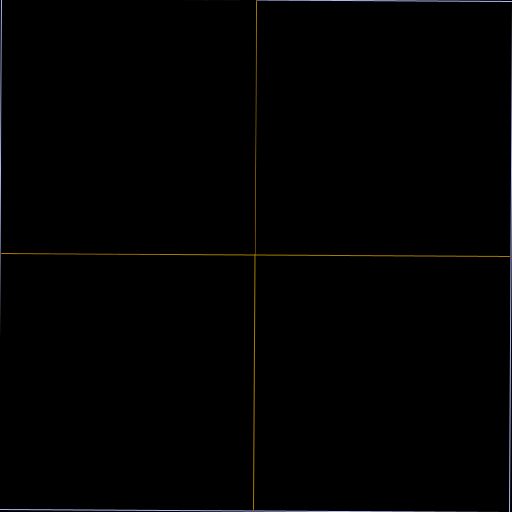
Frame 1 (no input)
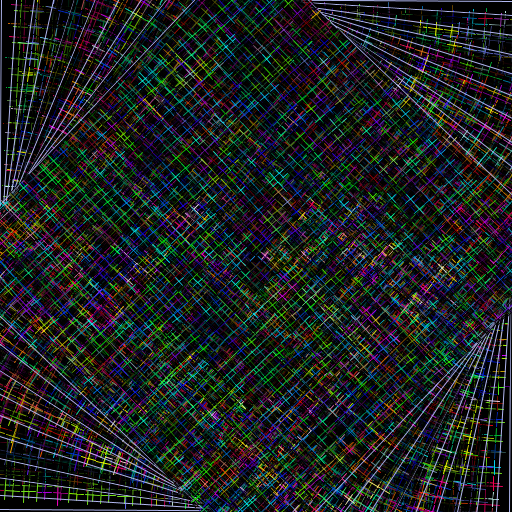
Frame 60 (the mouse pressed at the canvas centre just before this capture)
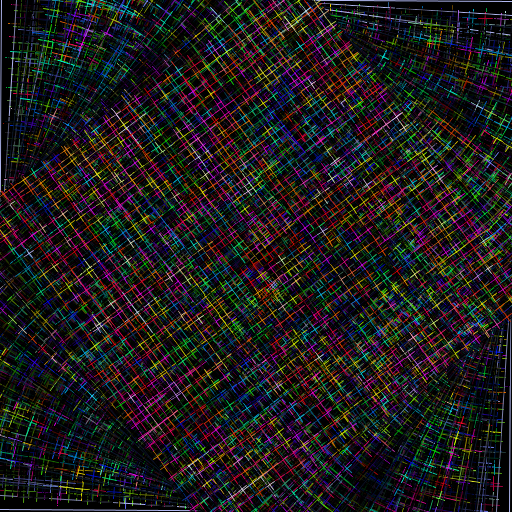
Frame 120 (the mouse held since frame 60 and released just before this capture)

The Processing sketch that drew these frames (run headless with seeded random() and noise(); from frame 60 on, the mouse is pressed at the canvas centre):

// Processing sketch: processing_107263
// ── processing_107263.pde

// notte
// by azathoth 2013

int min_dist = 20;
int max_val = 255;

float divisor;
color carpet_color;

float t;

ArrayList coords;

void setup()
{
  size(512, 512);
  frameRate(25);
  colorMode(HSB, max_val);
  smooth();
  carpet_color = color(random(1,max_val),random(1,max_val),random(1,max_val));
  divisor = 1;
  
  t = 0;
  
  background(0);
  //smooth();
  
  coords = new ArrayList();
}

void mousePressed()
{
  //int t0 = millis();
  setup();
  carpet_init();
  //println(millis()-t0);
}


boolean paused = false;
void keyPressed()
{
  if(key==' ')
  {
    if(paused)
      loop();
    else
      noLoop();
    
    paused = !paused;
  }
}

float scale_factor;
void draw()
{
  t += 1.0/frameRate;
  
  //float alpha = t*0.4;
  float alpha = int(random(4))*PI/2 + t*0.4;
  
  /*
  float mx = 2.0*float(mouseX)/width -1.0;
  float my = 2.0*float(mouseY)/height -1.0;
  float alpha = int(random(4))*PI/2 + t*0.4*(sqrt(mx*mx+my*my));
  //*/
  
  /*
  float mx = 2.0*float(mouseX)/width -1.0;
  float my = 2.0*float(mouseY)/height -1.0;
  float alpha = atan2(my,mx);
  //*/
  
  pushMatrix();
  translate(width/2, height/2);
  rotate(alpha);
  //scale_factor = 0.75 + 0.5*sin(t);
  //scale_factor = 0.4/(0.2+6.0*cos(t*0.2)*cos(t*0.2));
  scale_factor = cos(t*0.2)*cos(t*0.2);
  scale(scale_factor,scale_factor);
  translate(-width/2, -height/2);
  
  
  
  if(coords.size()==0)
  {
    //background(0);
    carpet_init();
  }
  ArrayList old_coords = coords;
  coords = new ArrayList();
  for(int i=0; i<old_coords.size(); i++)
  {
    int[] p = (int[])old_coords.get(i);
    carpet_cross(p[0],p[1], p[2],p[3]);
  }
  //println(frameRate);
  
  popMatrix();
}

void carpet_init()
{
  float variability = 0.0001;
  carpet_color = color(
                        (hue(carpet_color)+variability*random(0,255))%max_val,
                        (saturation(carpet_color)+variability*random(0,255))%max_val,
                        (brightness(carpet_color)+variability*random(0,255))%max_val
                       );
  divisor += random(-2,2);
  if(divisor<1) divisor=1;
  if(divisor>16) divisor=16;
  stroke(carpet_color);
  
  int x0 = 0;
  int y0 = 0;
  int x1 = width-1;
  int y1 = height-1;
  
  line(x0,y0, x0,y1);
  line(x0,y1, x1,y1);
  line(x1,y1, x1,y0);
  line(x1,y0, x0,y0);
  
  add_cross(x0,x1, y0,y1);
}

void add_cross(int x0, int x1, int y0, int y1)
{
  int[] p = new int[4];
  p[0] = x0;
  p[1] = x1;
  p[2] = y0;
  p[3] = y1;
  coords.add(p);
  //carpet_cross(x0, x1, y0, y1);
}

void carpet_cross(int x0, int x1, int y0, int y1)
{
  int xM = (x0+x1)/2;
  int yM = (y0+y1)/2;
  
  color c = floor((get(x0,y0) + get(x1,y1) + get(x0,y1) + get(x1,y0))/divisor);
  c = color(hue(c), saturation(c)*2, brightness(c));
  
  stroke(c);
  
  line(x0+1, yM, x1-1, yM);
  line(xM, y0+1, xM, y1-1);
  
  stroke(0);
  fill(0,0,0, 75); //60
  quad( x0+1,y0+1,
        x0+1,yM-1,
        xM-1,yM-1,
        xM-1,y0+1
        );
  stroke(c);
  
  if( x1-x0>min_dist && y1-y0>min_dist)
  {
    add_cross(x0,xM, y0,yM);
    add_cross(x0,xM, yM,y1);
    add_cross(xM,x1, y0,yM);
    add_cross(xM,x1, yM,y1);
  }
}
